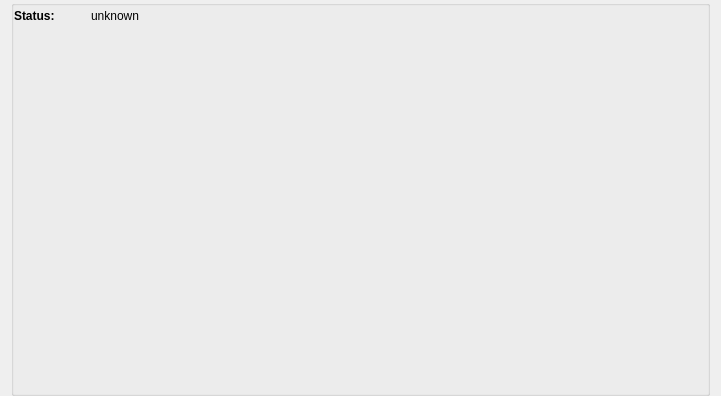
<?xml version="1.0" encoding="UTF-8"?>
<ui version="4.0">
 <class>Dialog</class>
 <widget class="QDialog" name="Dialog">
  <property name="geometry">
   <rect>
    <x>0</x>
    <y>0</y>
    <width>721</width>
    <height>396</height>
   </rect>
  </property>
  <property name="windowTitle">
   <string>Lab-Gui</string>
  </property>
  <property name="toolTip">
   <string/>
  </property>
  <layout class="QVBoxLayout" name="verticalLayout">
   <property name="spacing">
    <number>0</number>
   </property>
   <property name="topMargin">
    <number>0</number>
   </property>
   <property name="bottomMargin">
    <number>0</number>
   </property>
   <item>
    <widget class="QGroupBox" name="Bcomputer">
     <property name="statusTip">
      <string/>
     </property>
     <property name="title">
      <string/>
     </property>
     <layout class="QHBoxLayout" name="horizontalLayout_5">
      <property name="leftMargin">
       <number>0</number>
      </property>
      <property name="topMargin">
       <number>0</number>
      </property>
      <property name="rightMargin">
       <number>0</number>
      </property>
      <property name="bottomMargin">
       <number>0</number>
      </property>
      <item>
       <layout class="QVBoxLayout" name="verticalLayout_3">
        <item>
         <layout class="QHBoxLayout" name="horizontalLayout">
          <item>
           <widget class="QLabel" name="Lstatuslabel">
            <property name="maximumSize">
             <size>
              <width>70</width>
              <height>16777215</height>
             </size>
            </property>
            <property name="font">
             <font>
              <pointsize>9</pointsize>
              <weight>75</weight>
              <bold>true</bold>
             </font>
            </property>
            <property name="text">
             <string>Status:</string>
            </property>
           </widget>
          </item>
          <item>
           <spacer name="horizontalSpacer_4">
            <property name="orientation">
             <enum>Qt::Horizontal</enum>
            </property>
            <property name="sizeType">
             <enum>QSizePolicy::Fixed</enum>
            </property>
            <property name="sizeHint" stdset="0">
             <size>
              <width>30</width>
              <height>20</height>
             </size>
            </property>
           </spacer>
          </item>
          <item>
           <widget class="QLabel" name="Lstatus">
            <property name="statusTip">
             <string>my actual MQTT-status</string>
            </property>
            <property name="text">
             <string>unknown</string>
            </property>
           </widget>
          </item>
          <item>
           <spacer name="horizontalSpacer_5">
            <property name="orientation">
             <enum>Qt::Horizontal</enum>
            </property>
            <property name="sizeHint" stdset="0">
             <size>
              <width>40</width>
              <height>20</height>
             </size>
            </property>
           </spacer>
          </item>
         </layout>
        </item>
        <item>
         <layout class="QGridLayout" name="gridLayout">
          <item row="0" column="0">
           <widget class="QFrame" name="frame">
            <property name="enabled">
             <bool>true</bool>
            </property>
            <property name="sizePolicy">
             <sizepolicy hsizetype="Preferred" vsizetype="MinimumExpanding">
              <horstretch>0</horstretch>
              <verstretch>0</verstretch>
             </sizepolicy>
            </property>
            <layout class="QFormLayout" name="formLayout"/>
           </widget>
          </item>
         </layout>
        </item>
       </layout>
      </item>
     </layout>
    </widget>
   </item>
  </layout>
 </widget>
 <resources/>
 <connections/>
</ui>
